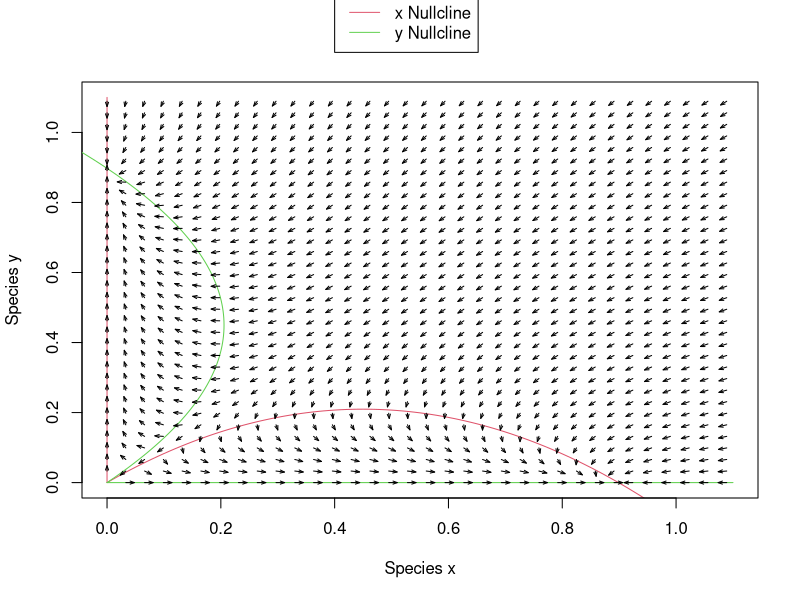

This figure's R source:
delta <- .4
gamma <- .8
rho <- 1
R <- 3
D <- 7
alpha <- .95
beta <-.95

xmin <- 0
xmax <- 1.1
ymin <- 0
ymax <- 1.1
par(xpd=FALSE)
x1 <- seq(xmin, xmax, by=.01)
y1 <- (x1*(1-x1)-gamma*x1/(x1+D))/alpha     ### x null-cline
plot(x1,y1, xlim=c(xmin, xmax),ylim=c(ymin, ymax),col=2,type="l",
     #main="Phase Plane for The Killer Shrimp",
     xlab="Species x",ylab="Species y")
points (c(0,0),c(0,1.1),col=2,type="l")

y2 <- seq(ymin, ymax, by=.01)
x2 <- (rho*y2*(1-y2)-delta*y2/(y2+R))/beta  ### y null-cline
points (x2,y2,col=3,type="l")
points (c(0,1.1),c(0,0),col=3,type="l")

par(xpd=TRUE)

legend (.4,1.4,c("x Nullcline","y Nullcline"),col=c(2,3), lty=c(1,1))

vectorField <- function(x,y,alpha,beta,delta,gamma,rho,R,D)
    {
        fx <- x*x*(1-x)-alpha*x*y-gamma*x*x/(D+x)
        fy <- rho*y*y*(1-y)-beta*x*y-delta*y*y/(R+y)
        return(c(fx,fy))
    }

x1 <- seq(0, 1.1, by=.033)
y2 <- x1
vx <- numeric(length(x1))
vy <- numeric(length(y2))
dt <- 0.015;
for (x in x1)
{
    lupe <- 0
    for (y in y2)
        {
            lupe <- lupe + 1
            v <- vectorField(x,y,alpha,beta,delta,gamma,rho,R,D)
            vx[lupe] <- v[1]
            vy[lupe] <- v[2]
        }
    vecLength = sqrt(vx*vx+vy*vy)
    endx <- x + vx*dt/vecLength
    endy <- y2 + vy*dt/vecLength
    arrows(x,y2, endx, endy,length=dt*3, col=1,angle=20);
}
